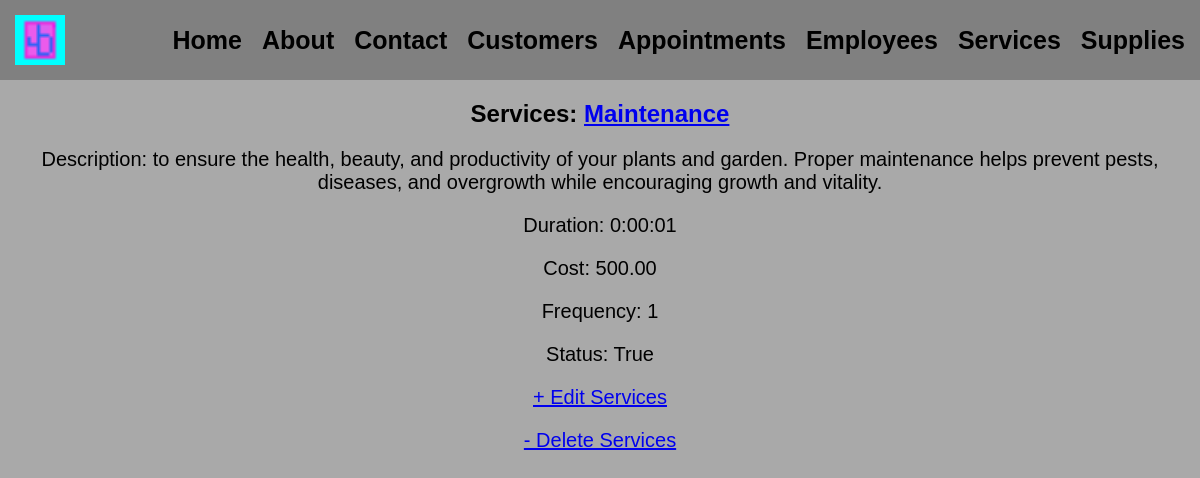
/service/1, run on the app's committed database.
### app/models.py (models this page shows, shortened)
class Service(models.Model):
    SERVICE_TYPES = [
        ('Maintenance', 'Maintenance'),
        ('Gardening', 'Gardening'),
        ('Consultation', 'Consultation'),
    ]
    service_type = models.CharField(max_length=50, choices=SERVICE_TYPES)
    service_description = models.TextField()
    service_duration = models.DurationField()
    service_cost = models.DecimalField(max_digits=10, decimal_places=2)
    frequency = models.CharField(max_length=50)
    status = models.BooleanField(default=True)

### app/views.py (the view)
# urls.py: path('service/<int:pk>', ServiceDetailView.as_view(), name='service_detail'),
class ServiceDetailView(DetailView):
    model = Service
    context_object_name = 'services'
    template_name = 'app/Services_detail.html'

### app/templates/app/Services_detail.html
{% extends 'app/base.html' %}
{% load static %}
{% block content %}
        <div class="services">
            <h2>Services: <a href=" ">{{ services.service_type }}</a></h2>
            <p>Description: {{ services.service_description }}</p>
            <p>Duration: {{ services.service_duration }}</p>
            <p>Cost: {{ services.service_cost }}</p>
            <p>Frequency: {{ services.frequency }}</p>
            <p>Status: {{ services.status }}</p>
        </div>
        <p><a href="{% url 'service_update' services.pk %}">+ Edit Services</a></p>
        <p><a href="{% url 'service_delete' services.pk %}">- Delete Services</a></p>
{% endblock content %}

### static/css/base.css (style rules this page uses)
body { font-family: Arial, sans-serif; margin: 0; padding: 0; background-color: darkgray; }
h2 { text-align:center; }
p { text-align: Center; font-size: 20px; }

### data on the page
Service: service_type "Maintenance", service_description "to ensure the health, beauty, and productivity of your plants and garden. Proper maintenance helps prevent pests, diseases, and overgrowth while encouraging growth and vitality.", service_duration "0:00:01", service_cost "500.00", frequency "1", status "True"
